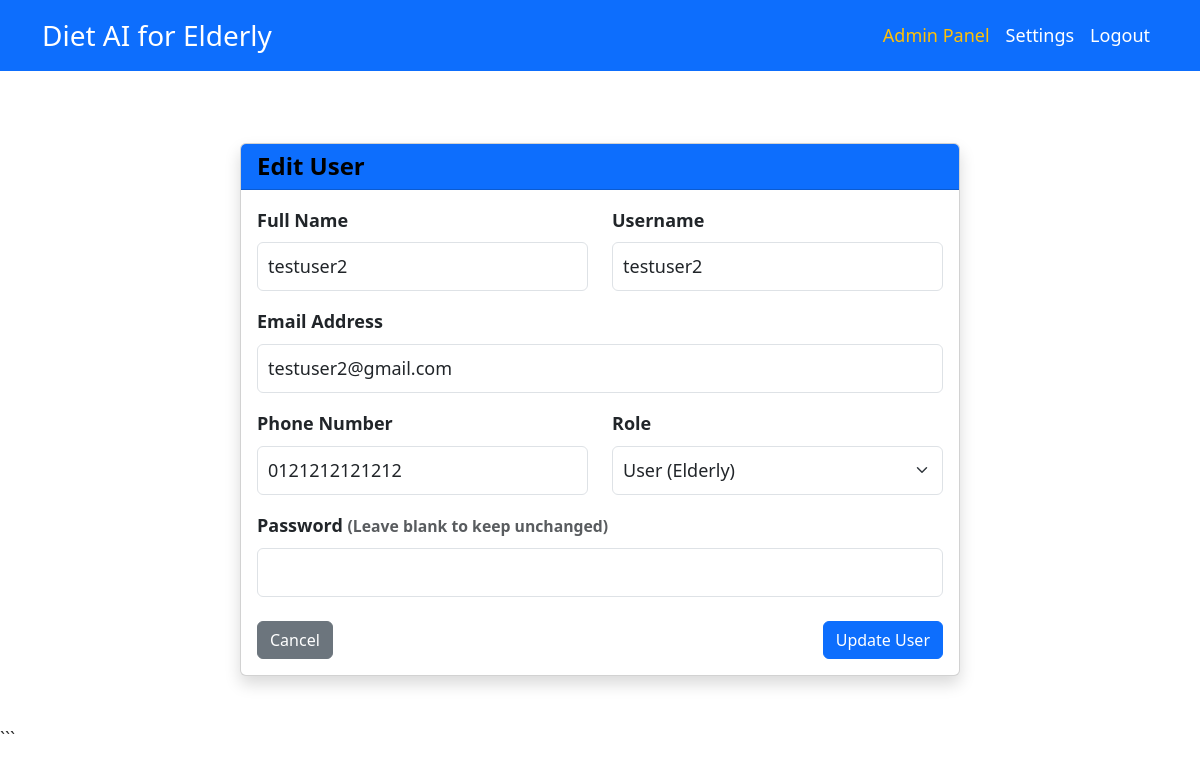
The page /pages/admin/user-form.php?id=U_694d8a4ab0e08 (signed in) on the database its author committed.
### tables this page shows
CREATE TABLE `users` (
  `userID` varchar(50) NOT NULL,
  `name` varchar(100) NOT NULL,
  `username` varchar(50) NOT NULL,
  `password` varchar(255) NOT NULL,
  `email` varchar(100) NOT NULL,
  `phoneNo` varchar(20) NOT NULL,
  `age` int(11) NOT NULL,
  `gender` enum('Male','Female','Other') NOT NULL,
  `role` enum('Admin','Dietitian','User','Caretaker') NOT NULL,
  `createdAt` datetime DEFAULT current_timestamp(),
  `isActive` tinyint(1) DEFAULT 1
);

### pages/admin/user-form.php (the view, shortened to what this page needs)
<?php
require_once '../../classes/SubUsers.php';
include '../../includes/header.php';
$userToEdit = null;
$editing = false;
if (isset($_GET['id'])) {
    $id = $_GET['id'];
    $stmt = $pdo->prepare("SELECT * FROM users WHERE userID = ?");
    $stmt->execute([$id]);
    $data = $stmt->fetch(PDO::FETCH_ASSOC);
    if ($data) {
        $editing = true;
        $userToEdit = $data;
    } else {
        $error = "User not found.";
    }
}
?>
<div class="container py-5">
    <div class="row justify-content-center">
        <div class="col-md-8">
            <div class="card shadow">
                <div class="card-header bg-primary text-white">
                    <h4 class="mb-0"><?= $editing ? 'Edit User' : 'Add New User' ?></h4>
                </div>
                <div class="card-body">
                    <form method="post">
                        <div class="row mb-3">
                            <div class="col-md-6">
                                <label class="form-label">Full Name</label>
                                <input type="text" name="name" class="form-control" required
                                    value="<?= $editing ? htmlspecialchars($userToEdit['name']) : '' ?>">
                            </div>
                            <div class="col-md-6">
                                <label class="form-label">Username</label>
                                <input type="text" name="username" class="form-control" required
                                    value="<?= $editing ? htmlspecialchars($userToEdit['username']) : '' ?>">
                            </div>
                        </div>
                        <div class="mb-3">
                            <label class="form-label">Email Address</label>
                            <input type="email" name="email" class="form-control" required
                                value="<?= $editing ? htmlspecialchars($userToEdit['email']) : '' ?>">
                        </div>
                        <div class="row mb-3">
                            <div class="col-md-6">
                                <label class="form-label">Phone Number</label>
                                <input type="text" name="phone" class="form-control"
                                    value="<?= $editing ? htmlspecialchars($userToEdit['phoneNo']) : '' ?>">
                            </div>
                            <div class="col-md-6">
                                <label class="form-label">Role</label>
                                <select name="role" class="form-select">
                                    <?php
                                    $roles = [
                                        'User' => 'User (Elderly)',
                                        'Dietitian' => 'Dietitian',
                                        'Caretaker' => 'Caretaker',
                                        'Admin' => 'Admin'
                                    ];
                                    foreach ($roles as $val => $label):
                                        $sel = ($editing && $userToEdit['role'] == $val) ? 'selected' : '';
                                        ?>
                                        <option value="<?= $val ?>" <?= $sel ?>><?= $label ?></option>
                                    <?php endforeach; ?>
                                </select>
                            </div>
                        </div>
                        <div class="mb-4">
                            <label class="form-label">Password
                                <?= $editing ? '<small class="text-muted">(Leave blank to keep unchanged)</small>' : '' ?></label>
                            <input type="password" name="password" class="form-control" <?= $editing ? '' : 'required' ?>>
                        </div>
                        <div class="d-flex justify-content-between">
                            <a href="users.php" class="btn btn-secondary">Cancel</a>
                            <button type="submit"
                                class="btn btn-primary"><?= $editing ? 'Update User' : 'Create User' ?></button>
                        </div>
                    </form>
                </div>
            </div>
        </div>
    </div>
</div>
<?php include '../../includes/footer.php'; ?>

### assets/css/style.css (style rules this page uses)
:root { --font-size-base: 18px; --font-size-lg: 22px; --font-size-sm: 16px; --color-primary: #0d6efd; --color-contrast-text: #000000; }
body { font-size: var(--font-size-base); color: #333; line-height: 1.6; }
h1, h2, h3, h4, h5, h6 { color: var(--color-contrast-text); font-weight: 700; }
.form-label { font-weight: 600; font-size: var(--font-size-base); }
.form-control, .form-select { font-size: var(--font-size-base); padding: 10px; }

### rows shown on the page
users: name "testuser2", username "testuser2", email "testuser2@gmail.com", phone "0121212121212"

### other values the page prints
form field role "User (Elderly)"
